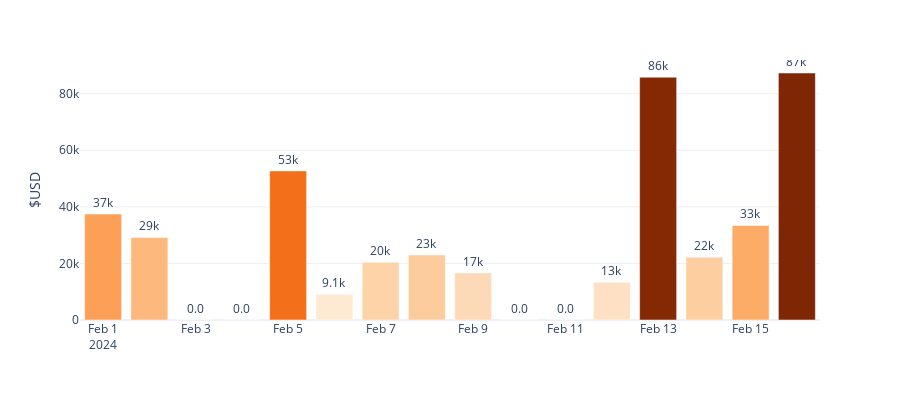

Notebook source saved alongside this figure:
### Code cell
### bar graph should populate if all is well

# level_2 = pd.read_sql('SELECT * FROM level_2;', con = engine)
level_2.date = pd.to_datetime(level_2.date)

px.bar(level_2[level_2.date>'2024-01-31'].set_index('date').groupby(pd.Grouper(freq='d'))['usd'].sum(),
        y='usd',
        template='plotly_white',
        labels={'usd':'$USD',
                'date':''},
        color='usd',
        width=900,
        color_continuous_scale='Oranges',
        text_auto=",.2s",
        height=400).update(layout_coloraxis_showscale=False).update_traces(textposition='outside')

### Figure 1 — Plotly figure (JSON) as saved in the notebook; plotly's stock layout.template omitted (floating-point values rounded to 4 significant figures)
{"data": [{"alignmentgroup": "True", "hovertemplate": "=%{x}<br>$USD=%{marker.color}<extra></extra>", "legendgroup": "", "marker": {"color": [37450.0, 29200.0, 0, 0, 52700.0, 9078.0, 20410.0, 23010.0, 16650.0, 0, 0, 13370.0, 85840.0, 22160.0, 33450.0, 87320.0], "coloraxis": "coloraxis", "pattern": {"shape": ""}}, "name": "", "offsetgroup": "", "orientation": "v", "showlegend": false, "textposition": "outside", "texttemplate": "%{y:,.2s}", "type": "bar", "x": ["2024-02-01T00:00:00", "2024-02-02T00:00:00", "2024-02-03T00:00:00", "2024-02-04T00:00:00", "2024-02-05T00:00:00", "2024-02-06T00:00:00", "2024-02-07T00:00:00", "2024-02-08T00:00:00", "2024-02-09T00:00:00", "2024-02-10T00:00:00", "2024-02-11T00:00:00", "2024-02-12T00:00:00", "2024-02-13T00:00:00", "2024-02-14T00:00:00", "2024-02-15T00:00:00", "2024-02-16T00:00:00"], "xaxis": "x", "y": [37450.0, 29200.0, 0, 0, 52700.0, 9078.0, 20410.0, 23010.0, 16650.0, 0, 0, 13370.0, 85840.0, 22160.0, 33450.0, 87320.0], "yaxis": "y"}], "layout": {"barmode": "relative", "coloraxis": {"colorbar": {"title": {"text": "$USD"}}, "colorscale": [[0, "rgb(255,245,235)"], [0.125, "rgb(254,230,206)"], [0.25, "rgb(253,208,162)"], [0.375, "rgb(253,174,107)"], [0.5, "rgb(253,141,60)"], [0.625, "rgb(241,105,19)"], [0.75, "rgb(217,72,1)"], [0.875, "rgb(166,54,3)"], [1, "rgb(127,39,4)"]], "showscale": false}, "height": 400, "legend": {"tracegroupgap": 0}, "margin": {"t": 60}, "width": 900, "xaxis": {"anchor": "y", "domain": [0, 1], "title": {"text": ""}}, "yaxis": {"anchor": "x", "domain": [0, 1], "title": {"text": "$USD"}}}}
